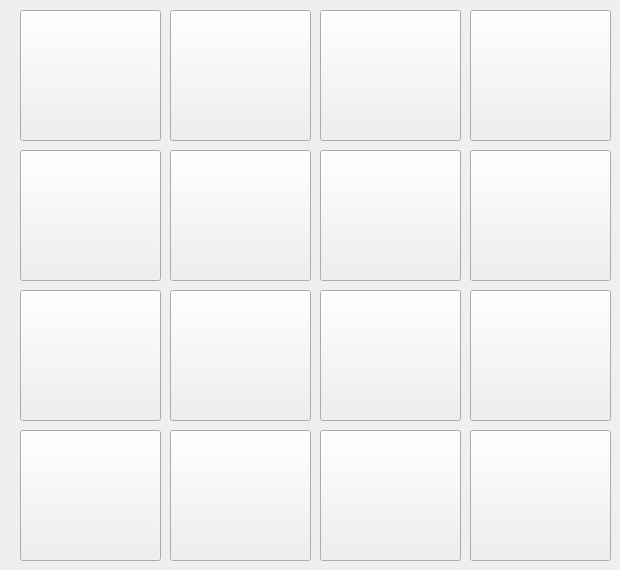
   <widget class="QWidget" name="tab_4">
    <attribute name="title">
     <string>Tab 2</string>
    </attribute>
    <widget class="QPushButton" name="pb_ust2_9">
     <property name="geometry">
      <rect>
       <x>170</x>
       <y>150</y>
       <width>141</width>
       <height>131</height>
      </rect>
     </property>
     <property name="styleSheet">
      <string notr="true"/>
     </property>
     <property name="text">
      <string/>
     </property>
     <property name="icon">
      <iconset resource="../../Desktop/DressUp/Yeni klasör/altlar.qrc">
       <normaloff>:/newPrefix/alt6.png</normaloff>:/newPrefix/alt6.png</iconset>
     </property>
     <property name="iconSize">
      <size>
       <width>130</width>
       <height>130</height>
      </size>
     </property>
    </widget>
    <widget class="QPushButton" name="pb_ust2_10">
     <property name="geometry">
      <rect>
       <x>20</x>
       <y>150</y>
       <width>141</width>
       <height>131</height>
      </rect>
     </property>
     <property name="styleSheet">
      <string notr="true"/>
     </property>
     <property name="text">
      <string/>
     </property>
     <property name="icon">
      <iconset resource="../../Desktop/DressUp/Yeni klasör/altlar.qrc">
       <normaloff>:/newPrefix/alt5.png</normaloff>:/newPrefix/alt5.png</iconset>
     </property>
     <property name="iconSize">
      <size>
       <width>140</width>
       <height>140</height>
      </size>
     </property>
    </widget>
    <widget class="QPushButton" name="pb_ust2_11">
     <property name="geometry">
      <rect>
       <x>320</x>
       <y>150</y>
       <width>141</width>
       <height>131</height>
      </rect>
     </property>
     <property name="styleSheet">
      <string notr="true"/>
     </property>
     <property name="text">
      <string/>
     </property>
     <property name="icon">
      <iconset resource="../../Desktop/DressUp/Yeni klasör/altlar.qrc">
       <normaloff>:/newPrefix/alt7.png</normaloff>:/newPrefix/alt7.png</iconset>
     </property>
     <property name="iconSize">
      <size>
       <width>140</width>
       <height>140</height>
      </size>
     </property>
    </widget>
    <widget class="QPushButton" name="pb_ust2_15">
     <property name="geometry">
      <rect>
       <x>320</x>
       <y>290</y>
       <width>141</width>
       <height>131</height>
      </rect>
     </property>
     <property name="styleSheet">
      <string notr="true"/>
     </property>
     <property name="text">
      <string/>
     </property>
     <property name="icon">
      <iconset resource="../../Desktop/DressUp/Yeni klasör/altlar.qrc">
       <normaloff>:/newPrefix/alt11.png</normaloff>:/newPrefix/alt11.png</iconset>
     </property>
     <property name="iconSize">
      <size>
       <width>140</width>
       <height>140</height>
      </size>
     </property>
    </widget>
    <widget class="QPushButton" name="pb_ust1_2">
     <property name="geometry">
      <rect>
       <x>20</x>
       <y>10</y>
       <width>141</width>
       <height>131</height>
      </rect>
     </property>
     <property name="styleSheet">
      <string notr="true"/>
     </property>
     <property name="text">
      <string/>
     </property>
     <property name="icon">
      <iconset resource="../../Desktop/DressUp/Yeni klasör/altlar.qrc">
       <normaloff>:/newPrefix/alt1.png</normaloff>:/newPrefix/alt1.png</iconset>
     </property>
     <property name="iconSize">
      <size>
       <width>120</width>
       <height>120</height>
      </size>
     </property>
    </widget>
    <widget class="QPushButton" name="pb_ust2_16">
     <property name="geometry">
      <rect>
       <x>470</x>
       <y>150</y>
       <width>141</width>
       <height>131</height>
      </rect>
     </property>
     <property name="styleSheet">
      <string notr="true"/>
     </property>
     <property name="text">
      <string/>
     </property>
     <property name="icon">
      <iconset resource="../../Desktop/DressUp/Yeni klasör/altlar.qrc">
       <normaloff>:/newPrefix/alt8.png</normaloff>:/newPrefix/alt8.png</iconset>
     </property>
     <property name="iconSize">
      <size>
       <width>130</width>
       <height>130</height>
      </size>
     </property>
    </widget>
    <widget class="QPushButton" name="pb_ust2_17">
     <property name="geometry">
      <rect>
       <x>320</x>
       <y>10</y>
       <width>141</width>
       <height>131</height>
      </rect>
     </property>
     <property name="styleSheet">
      <string notr="true"/>
     </property>
     <property name="text">
      <string/>
     </property>
     <property name="icon">
      <iconset resource="../../Desktop/DressUp/Yeni klasör/altlar.qrc">
       <normaloff>:/newPrefix/alt3.png</normaloff>:/newPrefix/alt3.png</iconset>
     </property>
     <property name="iconSize">
      <size>
       <width>120</width>
       <height>120</height>
      </size>
     </property>
    </widget>
    <widget class="QPushButton" name="pb_ust2_18">
     <property name="geometry">
      <rect>
       <x>470</x>
       <y>290</y>
       <width>141</width>
       <height>131</height>
      </rect>
     </property>
     <property name="styleSheet">
      <string notr="true"/>
     </property>
     <property name="text">
      <string/>
     </property>
     <property name="icon">
      <iconset resource="../../Desktop/DressUp/Yeni klasör/ustler.qrc">
       <normaloff>:/newPrefix/alt12.png</normaloff>:/newPrefix/alt12.png</iconset>
     </property>
     <property name="iconSize">
      <size>
       <width>140</width>
       <height>140</height>
      </size>
     </property>
    </widget>
    <widget class="QPushButton" name="pb_ust2_19">
     <property name="geometry">
      <rect>
       <x>170</x>
       <y>10</y>
       <width>141</width>
       <height>131</height>
      </rect>
     </property>
     <property name="styleSheet">
      <string notr="true"/>
     </property>
     <property name="text">
      <string/>
     </property>
     <property name="icon">
      <iconset resource="../../Desktop/DressUp/Yeni klasör/altlar.qrc">
       <normaloff>:/newPrefix/alt2.png</normaloff>:/newPrefix/alt2.png</iconset>
     </property>
     <property name="iconSize">
      <size>
       <width>130</width>
       <height>130</height>
      </size>
     </property>
    </widget>
    <widget class="QPushButton" name="pb_ust2_20">
     <property name="geometry">
      <rect>
       <x>170</x>
       <y>290</y>
       <width>141</width>
       <height>131</height>
      </rect>
     </property>
     <property name="styleSheet">
      <string notr="true"/>
     </property>
     <property name="text">
      <string/>
     </property>
     <property name="icon">
      <iconset resource="../../Desktop/DressUp/Yeni klasör/ustler.qrc">
       <normaloff>:/newPrefix/alt10.png</normaloff>:/newPrefix/alt10.png</iconset>
     </property>
     <property name="iconSize">
      <size>
       <width>130</width>
       <height>130</height>
      </size>
     </property>
    </widget>
    <widget class="QPushButton" name="pb_ust2_21">
     <property name="geometry">
      <rect>
       <x>470</x>
       <y>10</y>
       <width>141</width>
       <height>131</height>
      </rect>
     </property>
     <property name="styleSheet">
      <string notr="true"/>
     </property>
     <property name="text">
      <string/>
     </property>
     <property name="icon">
      <iconset resource="../../Desktop/DressUp/Yeni klasör/altlar.qrc">
       <normaloff>:/newPrefix/alt4.png</normaloff>:/newPrefix/alt4.png</iconset>
     </property>
     <property name="iconSize">
      <size>
       <width>130</width>
       <height>130</height>
      </size>
     </property>
    </widget>
    <widget class="QPushButton" name="pb_ust2_22">
     <property name="geometry">
      <rect>
       <x>20</x>
       <y>290</y>
       <width>141</width>
       <height>131</height>
      </rect>
     </property>
     <property name="styleSheet">
      <string notr="true"/>
     </property>
     <property name="text">
      <string/>
     </property>
     <property name="icon">
      <iconset resource="../../Desktop/DressUp/Yeni klasör/ustler.qrc">
       <normaloff>:/newPrefix/alt9.png</normaloff>:/newPrefix/alt9.png</iconset>
     </property>
     <property name="iconSize">
      <size>
       <width>130</width>
       <height>130</height>
      </size>
     </property>
    </widget>
    <widget class="QPushButton" name="pb_ust2_25">
     <property name="geometry">
      <rect>
       <x>20</x>
       <y>430</y>
       <width>141</width>
       <height>131</height>
      </rect>
     </property>
     <property name="styleSheet">
      <string notr="true"/>
     </property>
     <property name="text">
      <string/>
     </property>
     <property name="icon">
      <iconset resource="../../Desktop/DressUp/Yeni klasör/ustler.qrc">
       <normaloff>:/newPrefix/alt13.png</normaloff>:/newPrefix/alt13.png</iconset>
     </property>
     <property name="iconSize">
      <size>
       <width>120</width>
       <height>120</height>
      </size>
     </property>
    </widget>
    <widget class="QPushButton" name="pb_ust2_23">
     <property name="geometry">
      <rect>
       <x>170</x>
       <y>430</y>
       <width>141</width>
       <height>131</height>
      </rect>
     </property>
     <property name="styleSheet">
      <string notr="true"/>
     </property>
     <property name="text">
      <string/>
     </property>
     <property name="icon">
      <iconset resource="../../Desktop/DressUp/Yeni klasör/ustler.qrc">
       <normaloff>:/newPrefix/alt14.png</normaloff>:/newPrefix/alt14.png</iconset>
     </property>
     <property name="iconSize">
      <size>
       <width>130</width>
       <height>130</height>
      </size>
     </property>
    </widget>
    <widget class="QPushButton" name="pb_ust2_24">
     <property name="geometry">
      <rect>
       <x>320</x>
       <y>430</y>
       <width>141</width>
       <height>131</height>
      </rect>
     </property>
     <property name="styleSheet">
      <string notr="true"/>
     </property>
     <property name="text">
      <string/>
     </property>
     <property name="icon">
      <iconset resource="../../Desktop/DressUp/Yeni klasör/ustler.qrc">
       <normaloff>:/newPrefix/alt15.png</normaloff>:/newPrefix/alt15.png</iconset>
     </property>
     <property name="iconSize">
      <size>
       <width>140</width>
       <height>140</height>
      </size>
     </property>
    </widget>
    <widget class="QPushButton" name="pb_ust2_26">
     <property name="geometry">
      <rect>
       <x>470</x>
       <y>430</y>
       <width>141</width>
       <height>131</height>
      </rect>
     </property>
     <property name="styleSheet">
      <string notr="true"/>
     </property>
     <property name="text">
      <string/>
     </property>
     <property name="icon">
      <iconset resource="../../Desktop/DressUp/Yeni klasör/ustler.qrc">
       <normaloff>:/newPrefix/alt16.png</normaloff>:/newPrefix/alt16.png</iconset>
     </property>
     <property name="iconSize">
      <size>
       <width>130</width>
       <height>130</height>
      </size>
     </property>
    </widget>
   </widget>
